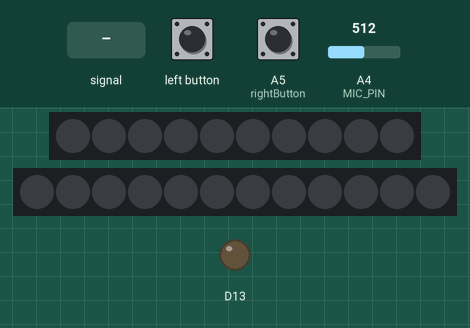
Recording of a sketch running on a simulated Adafruit Circuit Playground Express. On the bench: 10 RGB LEDs in strip order, left to right, 12 RGB LEDs in strip order, left to right, output pins drawn as LEDs (lit = HIGH). Inputs (shaded band) come from the test bench; at power-on: A4 (MIC_PIN) = 512, A5 (rightButton) LOW. Dim RGB values are drawn brighter than linear.

Above: at 1.2 s.
1.3 s: A4 (MIC_PIN) fed a 50 Hz sine of ±306 counts around its level
At 2.44 s:
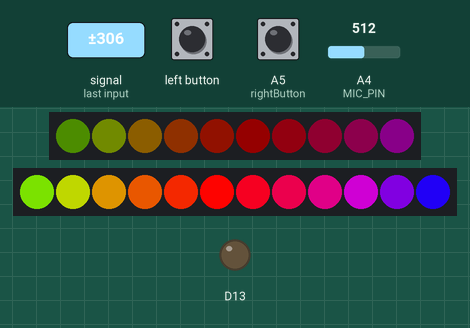
3.3 s: A4 (MIC_PIN) set to 716
At 4.0 s:
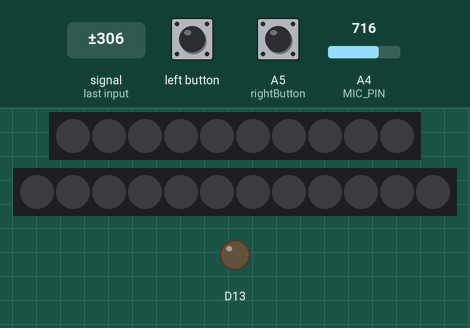
5.0 s: A4 (MIC_PIN) fed a 2 Hz sine of ±306 counts around its level
At 5.89 s:
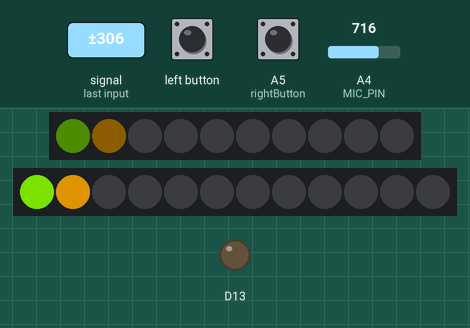
7.1 s: A4 (MIC_PIN) fed a 200 Hz sine of ±81 counts around its level
At 8.3 s:
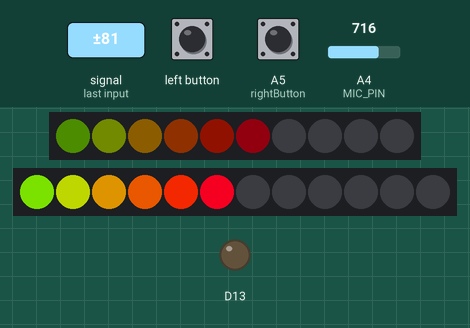
8.6 s: A4 (MIC_PIN) set to 900
At 8.69 s:
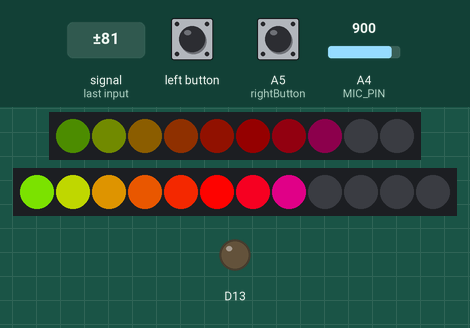
10.2 s: A4 (MIC_PIN) set to 511
At 10.33 s:
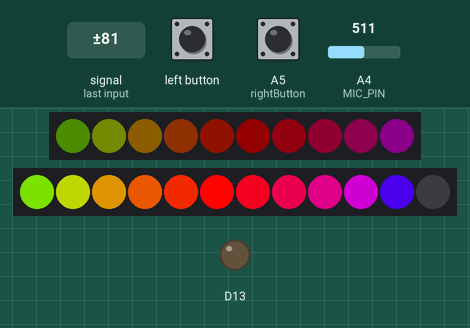
Timing chart, 0 to 12.9 s (numbered marks = the images above; inputs shaded):
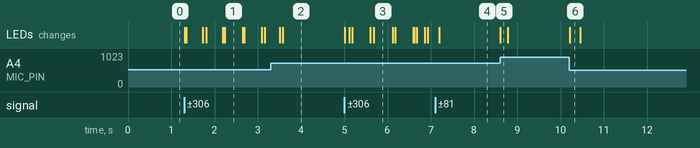

Measured:
- after the input at 1.3 s, the LEDs: first change at once (image 1 shows a later state)
- after the input at 3.3 s, the LEDs: first change after 0.21 s (image 2 shows a later state)
- after the input at 5.0 s, the LEDs: change at once (image 3)
- after the input at 7.1 s, the LEDs: change after 0.09 s (image 4)
- after the input at 8.6 s, the LEDs: change at once (image 5)
- after the input at 10.2 s, the LEDs: change at once (image 6)
- what the display in image 1 shows lasts 0.5 s, from 2.2 s to 2.7 s

The sketch:

vu_meter_ring3.ino
```cpp
// (licence header left out)
#include <Adafruit_CircuitPlayground.h>
#include <Wire.h>
#include <SPI.h>
#include <math.h>
#include <Adafruit_NeoPixel.h>
#ifdef __AVR__
  #include <avr/power.h>
#endif


#define MIC_PIN         A4  // Microphone is attached to this analog pin (A4 for circuit playground)
#define SAMPLE_WINDOW   10  // Sample window for average level
#define PEAK_HANG        0  // Time of pause before peak dot falls
#define PEAK_FALL        1.5  // Rate of falling peak dot
#define INPUT_FLOOR     10  // Lower range of analogRead input
#define INPUT_CEILING  500  // Max range of analogRead input, the lower the value the more sensitive (1023 = max)

#define PIN 9
#define NUMRING 12


// Parameter 1 = number of pixels in strip
// Parameter 2 = Arduino pin number (most are valid)
// Parameter 3 = pixel type flags, add together as needed:
//   NEO_KHZ800  800 KHz bitstream (most NeoPixel products w/WS2812 LEDs)
//   NEO_KHZ400  400 KHz (classic 'v1' (not v2) FLORA pixels, WS2811 drivers)
//   NEO_GRB     Pixels are wired for GRB bitstream (most NeoPixel products)
//   NEO_RGB     Pixels are wired for RGB bitstream (v1 FLORA pixels, not v2)
//   NEO_RGBW    Pixels are wired for RGBW bitstream (NeoPixel RGBW products)
Adafruit_NeoPixel strip = Adafruit_NeoPixel(12, PIN, NEO_GRB + NEO_KHZ800);

byte peak = 16;        // Peak level of column; used for falling dots
unsigned int sample;
byte dotCount = 0;     //Frame counter for peak dot
byte dotHangCount = 0; //Frame counter for holding peak dot
const int leftButton = 4;    // The CP microcontroller pin for the left button
const int rightButton = 19;  // The CP microcontroller pin for the right button

int sensitivity= INPUT_CEILING;

float fscale(float originalMin, float originalMax, float newBegin, float newEnd, float inputValue, float curve);

void setup()
{
  CircuitPlayground.begin();
  strip.begin();
  strip.show(); // Initialize all pixels to 'off'
  pinMode(leftButton, INPUT);   // We'll read in from the buttons
  pinMode(rightButton,INPUT);
}

void loop()
{

  if (digitalRead(leftButton)){

      sensitivity= 500; //high sensitivity
    }
  else if (digitalRead(rightButton)){

      sensitivity= 1023; //low sensitivity
    }


  int numPixels = strip.numPixels();
  unsigned long startMillis= millis();  // Start of sample window
  float peakToPeak = 0;   // peak-to-peak level

  unsigned int signalMax = 0;
  unsigned int signalMin = 1023;
  unsigned int c, y;

  // collect data for length of sample window (in mS)
  while (millis() - startMillis < SAMPLE_WINDOW)
  {
    sample = analogRead(MIC_PIN);
    if (sample < 1023)  // toss out spurious readings
    {
      if (sample > signalMax)
      {
        signalMax = sample;  // save just the max levels
      }
      else if (sample < signalMin)
      {
        signalMin = sample;  // save just the min levels
      }
    }
  }
  peakToPeak = signalMax - signalMin;  // max - min = peak-peak amplitude

  // Serial.println(peakToPeak);

  //Fill the strip with rainbow gradient
  for (int i=0;i<=numPixels-1;i++){
    strip.setPixelColor(i,Wheel(map(i,0,numPixels-1,30,150)));
    CircuitPlayground.strip.setPixelColor(i,Wheel(map(i,0,numPixels-1,30,150)));
  }

  //Scale the input logarithmically instead of linearly
  c = fscale(INPUT_FLOOR, sensitivity, numPixels, 0, peakToPeak, 2);

  // Turn off pixels that are below volume threshold.
  if(c < peak) {
    peak = c;        // Keep dot on top
    dotHangCount = 0;    // make the dot hang before falling
  }
  if (c <= numPixels) { // Fill partial column with off pixels
    drawLine(numPixels, numPixels-c, strip.Color(0, 0, 0));
  }

  // Set the peak dot to match the rainbow gradient
  y = numPixels - peak;
  strip.setPixelColor(y-1,Wheel(map(y,0,numPixels-1,30,150)));
  strip.show();
  CircuitPlayground.strip.setPixelColor(y-1,Wheel(map(y,0,numPixels-1,30,150)));
  CircuitPlayground.strip.show();

  // Frame based peak dot animation
  if(dotHangCount > PEAK_HANG) { //Peak pause length
    if(++dotCount >= PEAK_FALL) { //Fall rate
      peak++;
      dotCount = 0;
    }
  }
  else {
    dotHangCount++;
  }
}

//Used to draw a line between two points of a given color
void drawLine(uint8_t from, uint8_t to, uint32_t c) {
  uint8_t fromTemp;
  if (from > to) {
    fromTemp = from;
    from = to;
    to = fromTemp;
  }
  for(int i=from; i<=to; i++){
    strip.setPixelColor(i, c);
    CircuitPlayground.strip.setPixelColor(i, c);
  }
}


float fscale( float originalMin, float originalMax, float newBegin, float
newEnd, float inputValue, float curve){

  float OriginalRange = 0;
  float NewRange = 0;
  float zeroRefCurVal = 0;
  float normalizedCurVal = 0;
  float rangedValue = 0;
  boolean invFlag = 0;


  // condition curve parameter
  // limit range

  if (curve > 10) curve = 10;
  if (curve < -10) curve = -10;

  curve = (curve * -.1) ; // - invert and scale - this seems more intuitive - postive numbers give more weight to high end on output
  curve = pow(10, curve); // convert linear scale into lograthimic exponent for other pow function

  /*
   Serial.println(curve * 100, DEC);   // multply by 100 to preserve resolution
   Serial.println();
   */

  // Check for out of range inputValues
  if (inputValue < originalMin) {
    inputValue = originalMin;
  }
  if (inputValue > originalMax) {
    inputValue = originalMax;
  }

  // Zero Refference the values
  OriginalRange = originalMax - originalMin;

  if (newEnd > newBegin){
    NewRange = newEnd - newBegin;
  }
  else
  {
    NewRange = newBegin - newEnd;
    invFlag = 1;
  }

  zeroRefCurVal = inputValue - originalMin;
  normalizedCurVal  =  zeroRefCurVal / OriginalRange;   // normalize to 0 - 1 float

  // Check for originalMin > originalMax  - the math for all other cases i.e. negative numbers seems to work out fine
  if (originalMin > originalMax ) {
    return 0;
  }

  if (invFlag == 0){
    rangedValue =  (pow(normalizedCurVal, curve) * NewRange) + newBegin;

  }
  else     // invert the ranges
  {
    rangedValue =  newBegin - (pow(normalizedCurVal, curve) * NewRange);
  }

  return rangedValue;
}


// Input a value 0 to 255 to get a color value.
// The colours are a transition r - g - b - back to r.
uint32_t Wheel(byte WheelPos) {
  if(WheelPos < 85) {
    return strip.Color(WheelPos * 3, 255 - WheelPos * 3, 0);
    return CircuitPlayground.strip.Color(WheelPos * 3, 255 - WheelPos * 3, 0);
  }
  else if(WheelPos < 170) {
    WheelPos -= 85;
    return strip.Color(255 - WheelPos * 3, 0, WheelPos * 3);
    return CircuitPlayground.strip.Color(255 - WheelPos * 3, 0, WheelPos * 3);
  }
  else {
    WheelPos -= 170;
    return strip.Color(0, WheelPos * 3, 255 - WheelPos * 3);
    return CircuitPlayground.strip.Color(0, WheelPos * 3, 255 - WheelPos * 3);
  }
}
```
